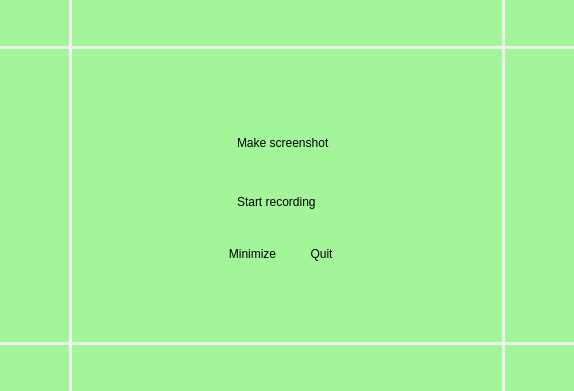
<?xml version="1.0" encoding="UTF-8"?>
<ui version="4.0">
 <class>screenSelection</class>
 <widget class="QDialog" name="screenSelection">
  <property name="geometry">
   <rect>
    <x>0</x>
    <y>0</y>
    <width>574</width>
    <height>391</height>
   </rect>
  </property>
  <property name="windowTitle">
   <string>ViewShow</string>
  </property>
  <property name="windowIcon">
   <iconset>
    <normaloff>icons/monitor.png</normaloff>icons/monitor.png</iconset>
  </property>
  <property name="styleSheet">
   <string notr="true">#centerGrip,#topLeftGrip,#topGrip,#topRightGrip,#rightGrip,#bottomRightGrip,#bottomGrip,#bottomLeftGrip,#leftGrip {
	background-color: rgba(32, 255, 8, 95);
}
</string>
  </property>
  <layout class="QGridLayout" name="gridLayout" rowstretch="1,6,1" columnstretch="1,6,1">
   <property name="margin">
    <number>0</number>
   </property>
   <property name="spacing">
    <number>0</number>
   </property>
   <item row="0" column="0">
    <widget class="QWidget" name="topLeftGrip" native="true">
     <property name="sizePolicy">
      <sizepolicy hsizetype="MinimumExpanding" vsizetype="MinimumExpanding">
       <horstretch>0</horstretch>
       <verstretch>0</verstretch>
      </sizepolicy>
     </property>
     <property name="minimumSize">
      <size>
       <width>30</width>
       <height>30</height>
      </size>
     </property>
     <property name="toolTip">
      <string>Drag to resize
Double-click to maximize/restore</string>
     </property>
     <property name="styleSheet">
      <string notr="true">margin-bottom: 3px;
margin-right: 3px;
</string>
     </property>
    </widget>
   </item>
   <item row="0" column="1">
    <widget class="QWidget" name="topGrip" native="true">
     <property name="sizePolicy">
      <sizepolicy hsizetype="Expanding" vsizetype="MinimumExpanding">
       <horstretch>0</horstretch>
       <verstretch>0</verstretch>
      </sizepolicy>
     </property>
     <property name="minimumSize">
      <size>
       <width>0</width>
       <height>30</height>
      </size>
     </property>
     <property name="toolTip">
      <string>Drag to resize
Double-click to maximize/restore</string>
     </property>
     <property name="styleSheet">
      <string notr="true">margin-bottom: 3px;
</string>
     </property>
    </widget>
   </item>
   <item row="0" column="2">
    <widget class="QWidget" name="topRightGrip" native="true">
     <property name="sizePolicy">
      <sizepolicy hsizetype="MinimumExpanding" vsizetype="MinimumExpanding">
       <horstretch>0</horstretch>
       <verstretch>0</verstretch>
      </sizepolicy>
     </property>
     <property name="minimumSize">
      <size>
       <width>30</width>
       <height>30</height>
      </size>
     </property>
     <property name="toolTip">
      <string>Drag to resize
Double-click to maximize/restore</string>
     </property>
     <property name="styleSheet">
      <string notr="true">margin-bottom: 3px;
margin-left: 3px;
</string>
     </property>
    </widget>
   </item>
   <item row="1" column="0">
    <widget class="QWidget" name="leftGrip" native="true">
     <property name="sizePolicy">
      <sizepolicy hsizetype="MinimumExpanding" vsizetype="Expanding">
       <horstretch>0</horstretch>
       <verstretch>0</verstretch>
      </sizepolicy>
     </property>
     <property name="minimumSize">
      <size>
       <width>30</width>
       <height>0</height>
      </size>
     </property>
     <property name="toolTip">
      <string>Drag to resize
Double-click to maximize/restore</string>
     </property>
     <property name="styleSheet">
      <string notr="true">margin-right: 3px;
</string>
     </property>
    </widget>
   </item>
   <item row="1" column="2">
    <widget class="QWidget" name="rightGrip" native="true">
     <property name="sizePolicy">
      <sizepolicy hsizetype="MinimumExpanding" vsizetype="Expanding">
       <horstretch>0</horstretch>
       <verstretch>0</verstretch>
      </sizepolicy>
     </property>
     <property name="minimumSize">
      <size>
       <width>30</width>
       <height>0</height>
      </size>
     </property>
     <property name="toolTip">
      <string>Drag to resize
Double-click to maximize/restore</string>
     </property>
     <property name="styleSheet">
      <string notr="true">margin-left: 3px;
</string>
     </property>
    </widget>
   </item>
   <item row="2" column="0">
    <widget class="QWidget" name="bottomLeftGrip" native="true">
     <property name="sizePolicy">
      <sizepolicy hsizetype="MinimumExpanding" vsizetype="MinimumExpanding">
       <horstretch>0</horstretch>
       <verstretch>0</verstretch>
      </sizepolicy>
     </property>
     <property name="minimumSize">
      <size>
       <width>30</width>
       <height>30</height>
      </size>
     </property>
     <property name="toolTip">
      <string>Drag to resize
Double-click to maximize/restore</string>
     </property>
     <property name="styleSheet">
      <string notr="true">margin-top: 3px;
margin-right: 3px;
</string>
     </property>
    </widget>
   </item>
   <item row="2" column="1">
    <widget class="QWidget" name="bottomGrip" native="true">
     <property name="sizePolicy">
      <sizepolicy hsizetype="Expanding" vsizetype="MinimumExpanding">
       <horstretch>0</horstretch>
       <verstretch>0</verstretch>
      </sizepolicy>
     </property>
     <property name="minimumSize">
      <size>
       <width>0</width>
       <height>30</height>
      </size>
     </property>
     <property name="toolTip">
      <string>Drag to resize
Double-click to maximize/restore</string>
     </property>
     <property name="styleSheet">
      <string notr="true">margin-top: 3px;
</string>
     </property>
    </widget>
   </item>
   <item row="2" column="2">
    <widget class="QWidget" name="bottomRightGrip" native="true">
     <property name="sizePolicy">
      <sizepolicy hsizetype="MinimumExpanding" vsizetype="MinimumExpanding">
       <horstretch>0</horstretch>
       <verstretch>0</verstretch>
      </sizepolicy>
     </property>
     <property name="minimumSize">
      <size>
       <width>30</width>
       <height>30</height>
      </size>
     </property>
     <property name="toolTip">
      <string>Drag to resize
Double-click to maximize/restore</string>
     </property>
     <property name="styleSheet">
      <string notr="true">margin-top: 3px;
margin-left: 3px;
</string>
     </property>
    </widget>
   </item>
   <item row="1" column="1">
    <widget class="QWidget" name="centerGrip" native="true">
     <property name="toolTip">
      <string>Double-click to maximize/restore</string>
     </property>
     <layout class="QGridLayout" name="gridLayout_2">
      <property name="margin">
       <number>0</number>
      </property>
      <item row="0" column="1" colspan="2">
       <spacer name="verticalSpacer">
        <property name="orientation">
         <enum>Qt::Vertical</enum>
        </property>
        <property name="sizeHint" stdset="0">
         <size>
          <width>132</width>
          <height>49</height>
         </size>
        </property>
       </spacer>
      </item>
      <item row="1" column="1" colspan="2">
       <widget class="QPushButton" name="makeScreenshotButton">
        <property name="focusPolicy">
         <enum>Qt::NoFocus</enum>
        </property>
        <property name="toolTip">
         <string>Make screenshot (Enter)</string>
        </property>
        <property name="styleSheet">
         <string notr="true">.QPushButton {
	padding: 15px;
    text-align: left;
}</string>
        </property>
        <property name="text">
         <string>Make screenshot</string>
        </property>
        <property name="icon">
         <iconset>
          <normaloff>icons/image.png</normaloff>icons/image.png</iconset>
        </property>
        <property name="iconSize">
         <size>
          <width>32</width>
          <height>32</height>
         </size>
        </property>
        <property name="flat">
         <bool>true</bool>
        </property>
       </widget>
      </item>
      <item row="2" column="0" rowspan="2">
       <spacer name="horizontalSpacer">
        <property name="orientation">
         <enum>Qt::Horizontal</enum>
        </property>
        <property name="sizeHint" stdset="0">
         <size>
          <width>126</width>
          <height>99</height>
         </size>
        </property>
       </spacer>
      </item>
      <item row="2" column="1" colspan="2">
       <widget class="QPushButton" name="startRecordingButton">
        <property name="focusPolicy">
         <enum>Qt::NoFocus</enum>
        </property>
        <property name="toolTip">
         <string>Start screen recording (Shift+Enter)</string>
        </property>
        <property name="styleSheet">
         <string notr="true">.QPushButton {
	padding: 15px;
    text-align: left;
}</string>
        </property>
        <property name="text">
         <string>Start recording</string>
        </property>
        <property name="icon">
         <iconset>
          <normaloff>icons/film.png</normaloff>icons/film.png</iconset>
        </property>
        <property name="iconSize">
         <size>
          <width>32</width>
          <height>32</height>
         </size>
        </property>
        <property name="flat">
         <bool>true</bool>
        </property>
       </widget>
      </item>
      <item row="2" column="3" rowspan="2">
       <spacer name="horizontalSpacer_2">
        <property name="orientation">
         <enum>Qt::Horizontal</enum>
        </property>
        <property name="sizeHint" stdset="0">
         <size>
          <width>125</width>
          <height>99</height>
         </size>
        </property>
       </spacer>
      </item>
      <item row="3" column="1">
       <widget class="QPushButton" name="minimizeButton">
        <property name="focusPolicy">
         <enum>Qt::NoFocus</enum>
        </property>
        <property name="toolTip">
         <string>Minimize</string>
        </property>
        <property name="styleSheet">
         <string notr="true">.QPushButton {
	padding: 5px;
}</string>
        </property>
        <property name="text">
         <string>Minimize</string>
        </property>
        <property name="iconSize">
         <size>
          <width>24</width>
          <height>24</height>
         </size>
        </property>
        <property name="flat">
         <bool>true</bool>
        </property>
       </widget>
      </item>
      <item row="3" column="2">
       <widget class="QPushButton" name="quitButton">
        <property name="focusPolicy">
         <enum>Qt::NoFocus</enum>
        </property>
        <property name="toolTip">
         <string>Quit</string>
        </property>
        <property name="styleSheet">
         <string notr="true">.QPushButton {
	padding: 5px;
}</string>
        </property>
        <property name="text">
         <string>Quit</string>
        </property>
        <property name="icon">
         <iconset>
          <normaloff>icons/cross.png</normaloff>icons/cross.png</iconset>
        </property>
        <property name="iconSize">
         <size>
          <width>24</width>
          <height>24</height>
         </size>
        </property>
        <property name="flat">
         <bool>true</bool>
        </property>
       </widget>
      </item>
      <item row="4" column="1" colspan="2">
       <spacer name="verticalSpacer_2">
        <property name="orientation">
         <enum>Qt::Vertical</enum>
        </property>
        <property name="sizeHint" stdset="0">
         <size>
          <width>132</width>
          <height>48</height>
         </size>
        </property>
       </spacer>
      </item>
     </layout>
    </widget>
   </item>
  </layout>
 </widget>
 <resources/>
 <connections/>
</ui>
